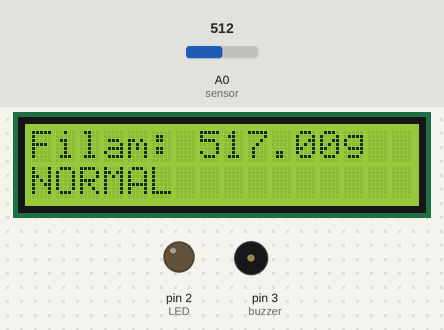
The sketch below on a simulated Arduino Uno, built with avr-gcc and run on an emulated ATmega328P. On the bench: 16×2 character LCD, output pins drawn as LEDs (lit = HIGH), buzzer (waves = sounding). The inputs (shaded band) are chosen by the test bench; at power-on: A0 (sensor) = 512.

Above: at 3.2 s.
3.3 s: A0 (sensor) set to 733
At 4.7 s:
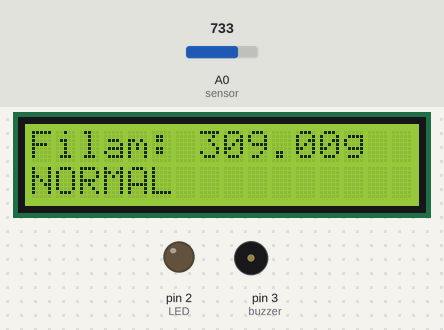
5.0 s: A0 (sensor) set to 749
At 6.3 s:
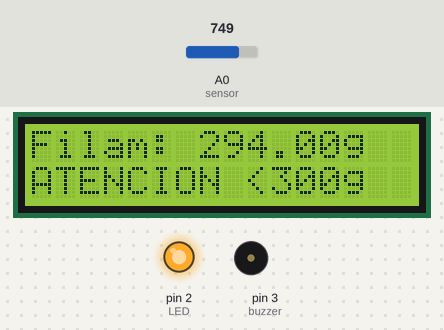
6.6 s: A0 (sensor) set to 840
At 7.0 s:
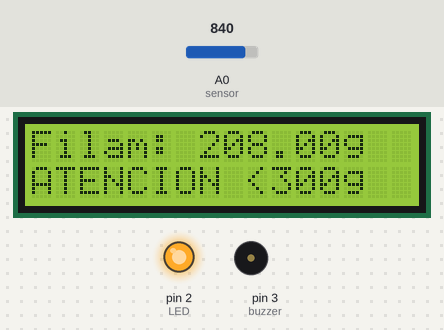
8.1 s: A0 (sensor) set to 859
At 8.7 s:
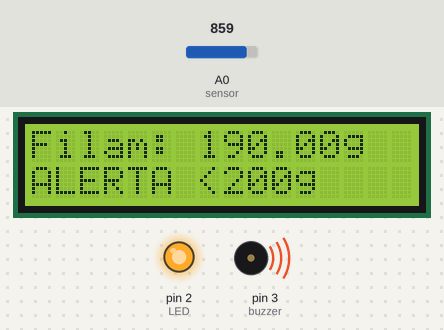
9.6 s: A0 (sensor) set to 945
At 10.4 s:
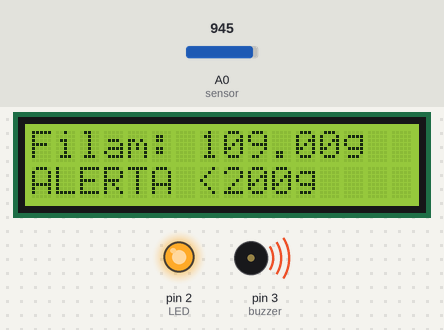
11.1 s: A0 (sensor) set to 971
At 11.5 s:
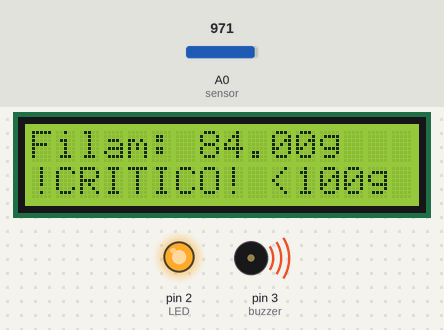
Timing chart, 0 to 14.1 s (numbered marks = the images above; inputs shaded):
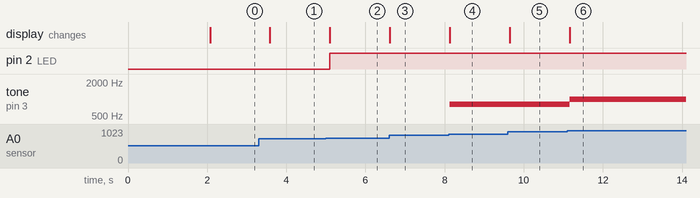

The sketch:

bascula_digital_para_bobinas_de_impresion_3d1.ino
```cpp
#include <LiquidCrystal.h>


float pesoBobinaVacia = 250;
float alertaSuave = 300;
float alertaMedia = 200;
float alertaCritica = 100;
float umbralParada = 50;
// Pines
int sensor = A0;
int LED = 2;
int buzzer = 3;

LiquidCrystal lcd(7, 8, 9, 10, 11, 12);

void setup() {
  lcd.begin(16, 2);
  lcd.print("BASCULA DIGITAL");
  lcd.setCursor(0, 1);
  lcd.print("3D IOT");
  delay(2000);

  pinMode(LED, OUTPUT);
  pinMode(buzzer, OUTPUT);

  lcd.clear();
}

void loop() {
  int lecturaSensor = analogRead(sensor);
  float pesoTotal = map(lecturaSensor, 0, 1060, 1250, pesoBobinaVacia);
  float filamentoRestante = pesoTotal - pesoBobinaVacia;


  if (filamentoRestante <= umbralParada) {

    digitalWrite(LED, HIGH);
    tone(buzzer, 1500);
    lcd.setCursor(0, 1);
    lcd.print("!PARAR IMPRESION!");

  } else if (filamentoRestante <= alertaCritica) {

    digitalWrite(LED, HIGH);
    tone(buzzer, 1000, 500);
    lcd.setCursor(0, 1);
    lcd.print("!CRITICO! <100g ");

  } else if (filamentoRestante <= alertaMedia) {

    digitalWrite(LED, HIGH);
    tone(buzzer, 800, 1000);
    lcd.setCursor(0, 1);
    lcd.print("ALERTA <200g   ");

  } else if (filamentoRestante <= alertaSuave) {

    digitalWrite(LED, HIGH);
    noTone(buzzer);
    lcd.setCursor(0, 1);
    lcd.print("ATENCION <300g ");

  } else {

    digitalWrite(LED, LOW);
    noTone(buzzer);
    lcd.setCursor(0, 1);
    lcd.print("NORMAL         ");
  }


  lcd.setCursor(0, 0);
  lcd.print("Filam: ");
  lcd.print(filamentoRestante);
  lcd.print("g   ");

  delay(500);
}
```

Measured:
- the behaviour switches between 741 and 742 on A0 (sensor) (found by bisection; images 1 and 2)
- the behaviour switches between 847 and 848 on A0 (sensor) (found by bisection; images 3 and 4)
- the behaviour switches between 953 and 954 on A0 (sensor) (found by bisection; images 5 and 6)
- after the input at 3.3 s, the display: changes after 0.29 s (image 1)
- after the input at 5.0 s, pin 2 (LED): LOW → HIGH after 0.10 s; the display: changes after 0.10 s (image 2)
- after the input at 6.6 s, the display: changes at once (image 3)
- after the input at 8.1 s, tone on pin 3 (buzzer): silent → 800 Hz at once; the display: changes at once (image 4)
- after the input at 9.6 s, the display: changes after 0.05 s (image 5)
- after the input at 11.1 s, tone on pin 3 (buzzer): 800 Hz → 1000 Hz after 0.06 s; the display: changes after 0.06 s (image 6)
